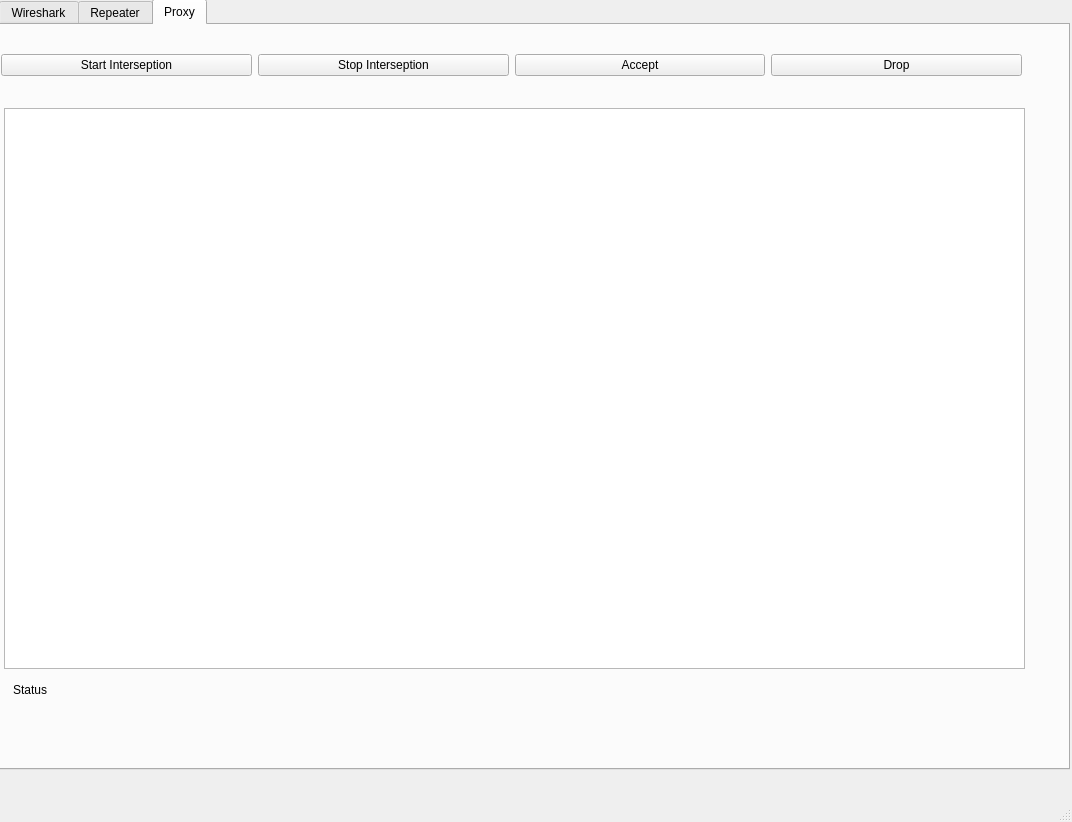
<?xml version="1.0" encoding="UTF-8"?>
<ui version="4.0">
 <class>MainWindow</class>
 <widget class="QMainWindow" name="MainWindow">
  <property name="geometry">
   <rect>
    <x>0</x>
    <y>0</y>
    <width>1072</width>
    <height>822</height>
   </rect>
  </property>
  <property name="windowTitle">
   <string>MainWindow</string>
  </property>
  <widget class="QWidget" name="centralwidget">
   <widget class="QWidget" name="gridLayoutWidget">
    <property name="geometry">
     <rect>
      <x>-1</x>
      <y>-1</y>
      <width>1071</width>
      <height>771</height>
     </rect>
    </property>
    <layout class="QGridLayout" name="gridLayout">
     <property name="sizeConstraint">
      <enum>QLayout::SetMaximumSize</enum>
     </property>
     <item row="0" column="0">
      <widget class="QTabWidget" name="tabWidget">
       <property name="currentIndex">
        <number>2</number>
       </property>
       <widget class="QWidget" name="sniffer">
        <attribute name="title">
         <string>Wireshark</string>
        </attribute>
        <layout class="QGridLayout" name="gridLayout_2">
         <item row="0" column="0" colspan="2">
          <widget class="QLineEdit" name="filterText"/>
         </item>
         <item row="0" column="3">
          <widget class="QPushButton" name="filterButton">
           <property name="text">
            <string>filter</string>
           </property>
          </widget>
         </item>
         <item row="2" column="0" colspan="5">
          <widget class="QTableWidget" name="filter_table">
           <property name="sortingEnabled">
            <bool>true</bool>
           </property>
           <attribute name="horizontalHeaderCascadingSectionResizes">
            <bool>false</bool>
           </attribute>
           <attribute name="horizontalHeaderDefaultSectionSize">
            <number>150</number>
           </attribute>
           <attribute name="verticalHeaderCascadingSectionResizes">
            <bool>false</bool>
           </attribute>
           <column>
            <property name="text">
             <string>Time</string>
            </property>
           </column>
           <column>
            <property name="text">
             <string>Source</string>
            </property>
           </column>
           <column>
            <property name="text">
             <string>Destination</string>
            </property>
           </column>
           <column>
            <property name="text">
             <string>Protocol</string>
            </property>
           </column>
           <column>
            <property name="text">
             <string>Length</string>
            </property>
           </column>
           <column>
            <property name="text">
             <string>Info</string>
            </property>
           </column>
          </widget>
         </item>
         <item row="3" column="0" colspan="5">
          <widget class="QListWidget" name="detail_widget">
           <property name="acceptDrops">
            <bool>true</bool>
           </property>
           <property name="verticalScrollBarPolicy">
            <enum>Qt::ScrollBarAsNeeded</enum>
           </property>
           <property name="horizontalScrollBarPolicy">
            <enum>Qt::ScrollBarAsNeeded</enum>
           </property>
           <property name="wordWrap">
            <bool>true</bool>
           </property>
          </widget>
         </item>
         <item row="0" column="2">
          <widget class="QComboBox" name="interface_2"/>
         </item>
         <item row="0" column="4">
          <widget class="QPushButton" name="haltButton">
           <property name="text">
            <string>Halt</string>
           </property>
          </widget>
         </item>
         <item row="4" column="4">
          <widget class="QPushButton" name="to_repeater">
           <property name="text">
            <string>Send to Repeater</string>
           </property>
          </widget>
         </item>
         <item row="4" column="0">
          <widget class="QLabel" name="label">
           <property name="text">
            <string>Status:</string>
           </property>
           <property name="scaledContents">
            <bool>true</bool>
           </property>
          </widget>
         </item>
         <item row="4" column="1" colspan="3">
          <widget class="QLabel" name="running_info">
           <property name="text">
            <string/>
           </property>
          </widget>
         </item>
        </layout>
       </widget>
       <widget class="QWidget" name="repeater">
        <attribute name="title">
         <string>Repeater</string>
        </attribute>
        <widget class="QWidget" name="verticalLayoutWidget">
         <property name="geometry">
          <rect>
           <x>0</x>
           <y>0</y>
           <width>1021</width>
           <height>681</height>
          </rect>
         </property>
         <layout class="QVBoxLayout" name="verticalLayout">
          <item>
           <widget class="QComboBox" name="repeater_array"/>
          </item>
          <item>
           <widget class="QPlainTextEdit" name="text_send"/>
          </item>
          <item>
           <layout class="QHBoxLayout" name="horizontalLayout">
            <item>
             <widget class="QPushButton" name="send">
              <property name="text">
               <string>send</string>
              </property>
             </widget>
            </item>
            <item>
             <widget class="QPushButton" name="sendp">
              <property name="text">
               <string>sendp</string>
              </property>
             </widget>
            </item>
           </layout>
          </item>
          <item>
           <widget class="QLabel" name="status">
            <property name="text">
             <string>Ready to work</string>
            </property>
           </widget>
          </item>
         </layout>
        </widget>
       </widget>
       <widget class="QWidget" name="tab_3">
        <attribute name="title">
         <string>Proxy</string>
        </attribute>
        <widget class="QWidget" name="horizontalLayoutWidget_2">
         <property name="geometry">
          <rect>
           <x>0</x>
           <y>0</y>
           <width>1021</width>
           <height>80</height>
          </rect>
         </property>
         <layout class="QHBoxLayout" name="horizontalLayout_2">
          <item>
           <widget class="QPushButton" name="proxy_start">
            <property name="text">
             <string>Start Interseption</string>
            </property>
           </widget>
          </item>
          <item>
           <widget class="QPushButton" name="proxy_stop">
            <property name="text">
             <string>Stop Interseption</string>
            </property>
           </widget>
          </item>
          <item>
           <widget class="QPushButton" name="proxy_accept">
            <property name="text">
             <string>Accept</string>
            </property>
           </widget>
          </item>
          <item>
           <widget class="QPushButton" name="proxy_drop">
            <property name="text">
             <string>Drop</string>
            </property>
           </widget>
          </item>
         </layout>
        </widget>
        <widget class="QPlainTextEdit" name="proxy_text">
         <property name="geometry">
          <rect>
           <x>3</x>
           <y>83</y>
           <width>1021</width>
           <height>561</height>
          </rect>
         </property>
        </widget>
        <widget class="QLabel" name="proxy_status">
         <property name="geometry">
          <rect>
           <x>12</x>
           <y>649</y>
           <width>1001</width>
           <height>31</height>
          </rect>
         </property>
         <property name="text">
          <string>Status</string>
         </property>
        </widget>
       </widget>
      </widget>
     </item>
    </layout>
   </widget>
  </widget>
  <widget class="QMenuBar" name="menubar">
   <property name="geometry">
    <rect>
     <x>0</x>
     <y>0</y>
     <width>1072</width>
     <height>29</height>
    </rect>
   </property>
  </widget>
  <widget class="QStatusBar" name="statusbar"/>
 </widget>
 <resources/>
 <connections/>
</ui>
